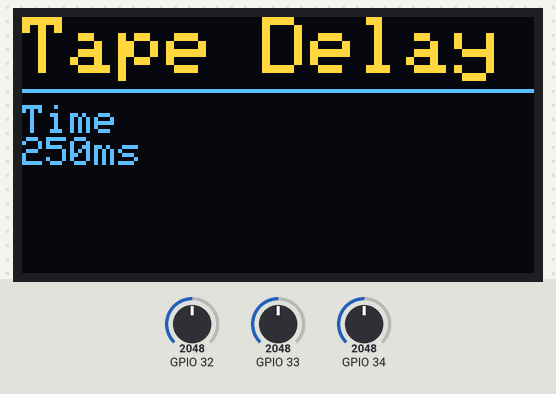
A sketch run on a simulated ESP32. Shown: 128×64 one-colour display. The test bench sets the inputs (shaded band); at power-on: GPIO 33 = 2048, GPIO 34 = 2048, GPIO 32 = 2048. The OLED is the two-colour kind (top 16 rows yellow); what the sketch prints to the serial monitor is not drawn.

Above: at 2.4 s.
2.5 s: GPIO 33 set to 2136
At 3.0 s:
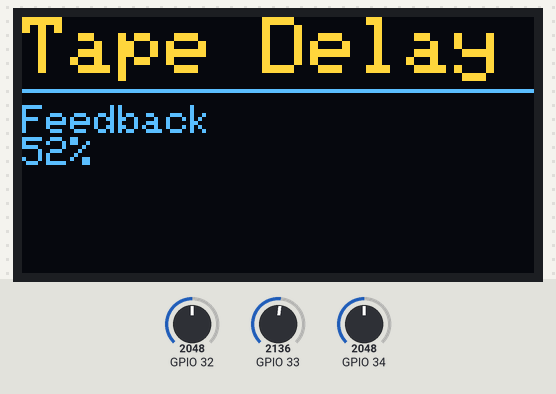
4.0 s: GPIO 34 set to 2128
At 4.9 s:
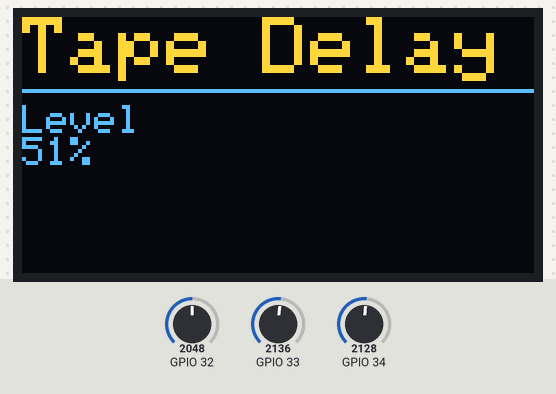
5.5 s: GPIO 32 set to 2138
At 6.0 s:
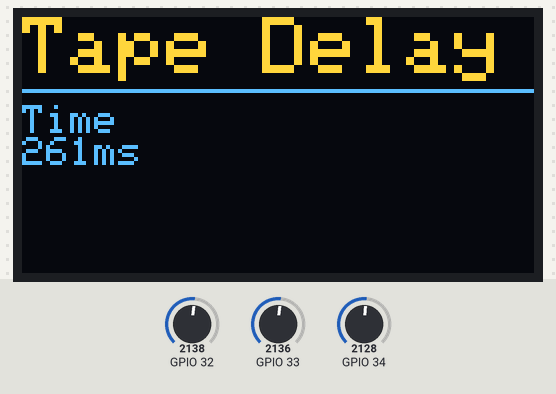
7.0 s: GPIO 34 set to 2047
At 7.3 s:
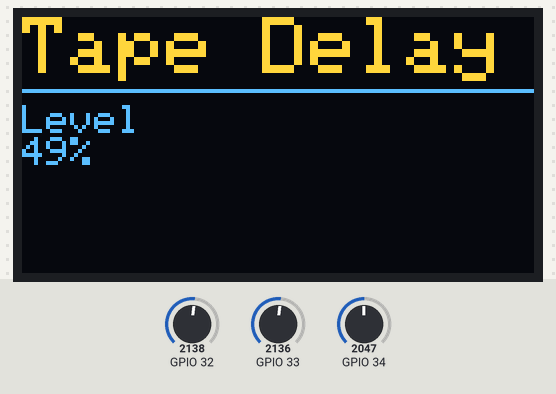
8.5 s: GPIO 32 set to 2866
At 9.1 s:
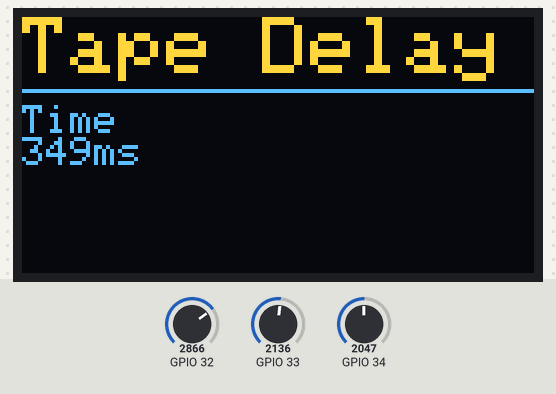
10.2 s: GPIO 33 set to 2047
At 11.0 s:
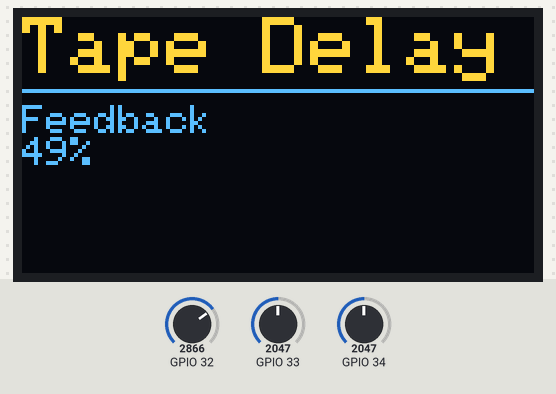
Timing chart, 0 to 12.7 s (numbered marks = the images above; inputs shaded):
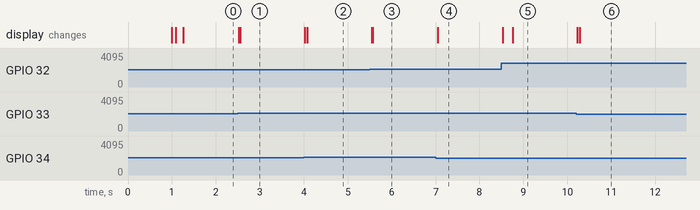

Measured:
- the behaviour switches between 2068 and 2069 on GPIO 33 (found by bisection; images 0 and 1)
- the behaviour switches between 2068 and 2069 on GPIO 34 (found by bisection; images 1 and 2)
- the behaviour switches between 2068 and 2069 on GPIO 32 (found by bisection; images 2 and 3)
- after the input at 2.5 s, the display: first changes at once (image 1 shows a later state)
- after the input at 4.0 s, the display: first changes at once (image 2 shows a later state)
- after the input at 5.5 s, the display: first changes after 0.05 s (image 3 shows a later state)
- after the input at 7.0 s, the display: changes after 0.05 s (image 4)
- after the input at 8.5 s, the display: first changes at once (image 5 shows a later state)
- after the input at 10.2 s, the display: first changes at once (image 6 shows a later state)

The sketch:

delay-pedal.ino
```cpp
/*
 * ESP32 Guitar Delay Pedal
 * Main compilation file - imports all C++ modules
 */

#include "display/display.h"
#include "display/display.cpp"

// Potentiometer modules
#include "potentiometers/delay_time.h"
#include "potentiometers/delay_time.cpp"
#include "potentiometers/feedback.h"
#include "potentiometers/feedback.cpp"
#include "potentiometers/level.h"
#include "potentiometers/level.cpp"
#include "potentiometers/controller.h"
#include "potentiometers/controller.cpp"

void setup() {
  // Initialize serial communication for debugging
  Serial.begin(115200);
  delay(1000);
  Serial.println("Delay Pedal Starting...");

  // Initialize display module
  initDisplay();
  updateDisplayTitle("Tape Delay");

  // Initialize potentiometer controller (this also initializes all pots and sets initial display)
  initPotentiometerController();

  // TODO: Initialize delay module
  // TODO: Initialize I2S audio (ADC and DAC)

  Serial.println("Setup complete!");
}

void loop() {
  // Update potentiometers and display (reads pots and updates display automatically)
  updatePotentiometersAndDisplay();

  // TODO: Update delay parameters based on potentiometers
  // TODO: Process audio through delay
}
```

display.h
```cpp
#ifndef DISPLAY_H
#define DISPLAY_H

#include <Arduino.h>

// Initialize the display
void initDisplay();

// Update the display title
void updateDisplayTitle(const char* title);

// Update the display body text
void updateDisplayBody(const char* text);

#endif
```

controller.h
```cpp
#ifndef POTENTIOMETER_CONTROLLER_H
#define POTENTIOMETER_CONTROLLER_H

#include <Arduino.h>

// Initialize the potentiometer controller
void initPotentiometerController();

// Update all potentiometers and display (call this in loop())
void updatePotentiometersAndDisplay();

#endif
```

delay_time.h
```cpp
#ifndef DELAY_TIME_H
#define DELAY_TIME_H

#include <Arduino.h>

// Initialize the delay time potentiometer
void initDelayTime();

// Update delay time value (reads from ADC)
void updateDelayTime(int* value);

// Get current delay time value (0-4095 raw ADC, or converted to ms)
int getDelayTime();

#endif
```

feedback.h
```cpp
#ifndef FEEDBACK_H
#define FEEDBACK_H

#include <Arduino.h>

// Initialize the feedback potentiometer
void initFeedback();

// Update feedback value (reads from ADC)
void updateFeedback(int* value);

// Get current feedback value (0-4095 raw ADC, or converted to percentage)
int getFeedback();

#endif
```

level.h
```cpp
#ifndef LEVEL_H
#define LEVEL_H

#include <Arduino.h>

// Initialize the level potentiometer
void initLevel();

// Update level value (reads from ADC)
void updateLevel(int* value);

// Get current level value (0-4095 raw ADC, or converted to percentage)
int getLevel();

#endif
```
